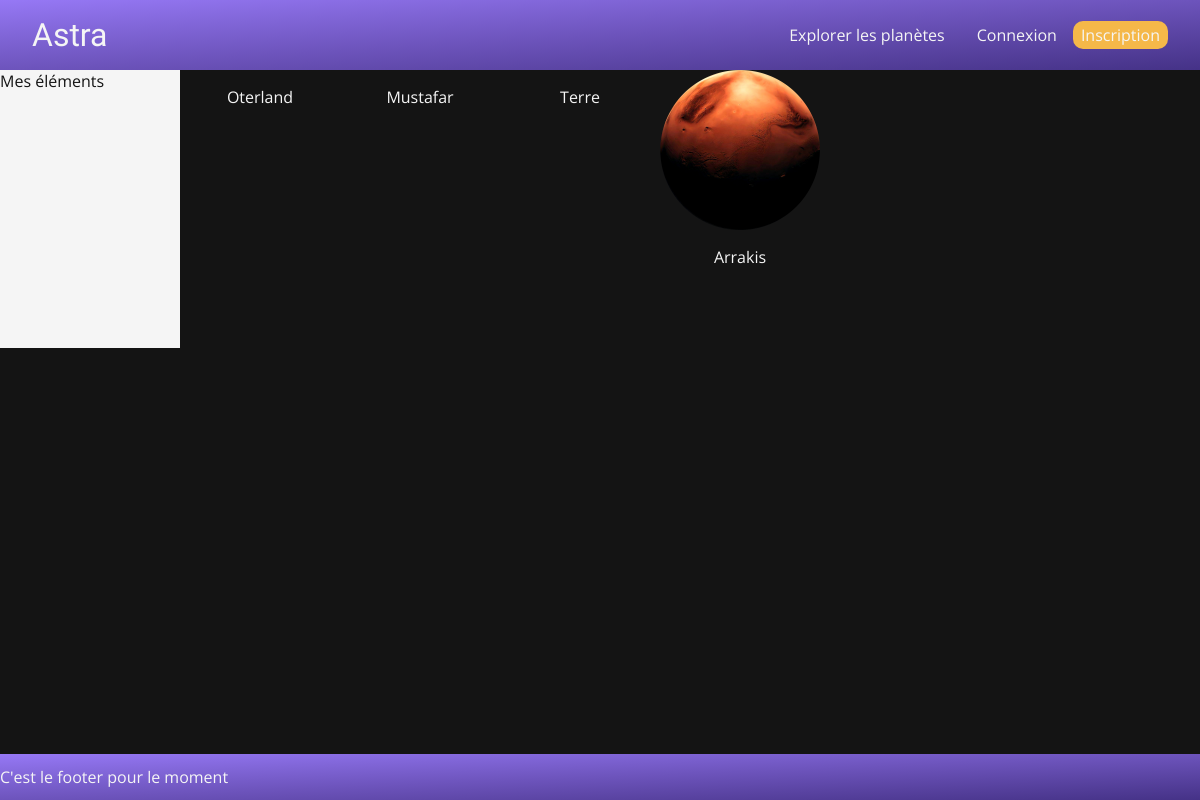
/planets/, run on the app's committed database.
### tables this page shows
CREATE TABLE IF NOT EXISTS `planets` (
  `id` int NOT NULL AUTO_INCREMENT,
  `name` varchar(255) NOT NULL,
  `idUser` int DEFAULT NULL,
  `taille` bigint NOT NULL,
  `idGalaxie` int DEFAULT NULL,
  `description` mediumtext NOT NULL,
  `nbHab` bigint NOT NULL DEFAULT '0',
  `urlImg` varchar(255) NOT NULL,
  `habitable` tinyint(1) NOT NULL,
  `climat` text NOT NULL,
  PRIMARY KEY (`id`),
  KEY `idUser` (`idUser`),
  KEY `idGalaxie` (`idGalaxie`)
);

### views/planets.php (the view)
<section id="all-planets">
    <div id="filter">Mes éléments</div>
    <div id="planets">
        <?php
            $req = 'SELECT * FROM planets ORDER BY id DESC';
            $planets = $dbAstra->prepare($req);
            $planets->execute();
            while ($line = $planets->fetch()) {
                echo '<div class="one-planet">
                        <a href="/planet/'.$line['id'].'/">
                            <img src="../src/' . $line["urlImg"] . '" alt="">
                            <p>' . $line["name"] . '</p>
                        </a>
                      </div>';
            }
        ?>
    </div>
</section>

### template/header.php (shortened to what this page needs)
<!DOCTYPE html>
<html lang="fr">
<head>
    <link rel="stylesheet" href="/css/main.css"/>
    <link rel="stylesheet" href="https://unpkg.com/swiper/swiper-bundle.min.css">
    <link href='https://unpkg.com/boxicons@2.1.4/css/boxicons.min.css' rel='stylesheet'>
</head>
<body>
    <header>
        <a href="/accueil/" class="logo">Astra</a>
        <nav>
            <a href="/planets/">Explorer les planètes</a>
            <?php
            if (isset($_SESSION['id'])) {
                echo '<a href="/createPlanet/">Créer une planète</a>
                <a href="../controllers/logout.php" class="bu-head">Déconnexion</a>';
            } else {
                echo '<a href="/login/">Connexion</a>
                      <a href="/register/" class="bu-head">Inscription</a>';
            }
            ?>
        </nav>
    </header>
    <main>

### index.php (shortened to what this page needs)
<?php
    require './template/header.php';
    if (!isset($_GET['url'])) {
        require "./views/accueil.php";
    }
    else {
        require "./views/{$_GET['url']}.php";
    }

### CSS/main.css (style rules this page uses)
body { background-color: #141414; margin: 0 auto; color: #F5F5F5; position: relative; min-height: 100vh; }
main { padding-bottom: 4em; }
a:link, a:visited { color: #F5F5F5; text-decoration: none; }
.logo { font-family: "Syncopate", sans-serif; font-weight: 400; font-style: normal; font-size: 2em; }
body { font-family: "Open Sans", sans-serif; font-optical-sizing: auto; font-weight: 400; font-style: normal; font-variation-settings: "wdth" 100; }
.bu-head { background-color: #F5B849; padding: 0.2em 0.5em; border-radius: 10px; border: none; }
header { background-image: linear-gradient(to right bottom, #9678f5, #8166d8, #6d54bc, #5943a1, #453287); display: flex; justify-content: space-between; padding: 1em 2em; }
header nav { display: flex; align-items: center; }
header nav a { padding: 0 1em; }
footer { background-image: linear-gradient(to right bottom, #9678f5, #8166d8, #6d54bc, #5943a1, #453287); position: absolute; bottom: 0; right: 0; left: 0; padding-bottom: 0.75em; padding-top: 0.75em; }
#all-planets { display: flex; }
main { position: relative; height: 100%; }
#filter { display: flex; flex-direction: column; background-color: #F5F5F5; color: #141414; width: 15%; bottom: 0; top: 0; position: absolute; }
#planets { position: relative; max-width: 85%; display: grid; grid-template-columns: repeat(4, 1fr); margin-left: 15%; }
#planets img { width: 10em; }
#planets a { display: flex; flex-direction: column; align-items: center; width: 100%; }

### data on the page
planets: name "Oterland"
planets: name "Mustafar"
planets: name "Terre"
planets: urlImg (picture), name "Arrakis"
